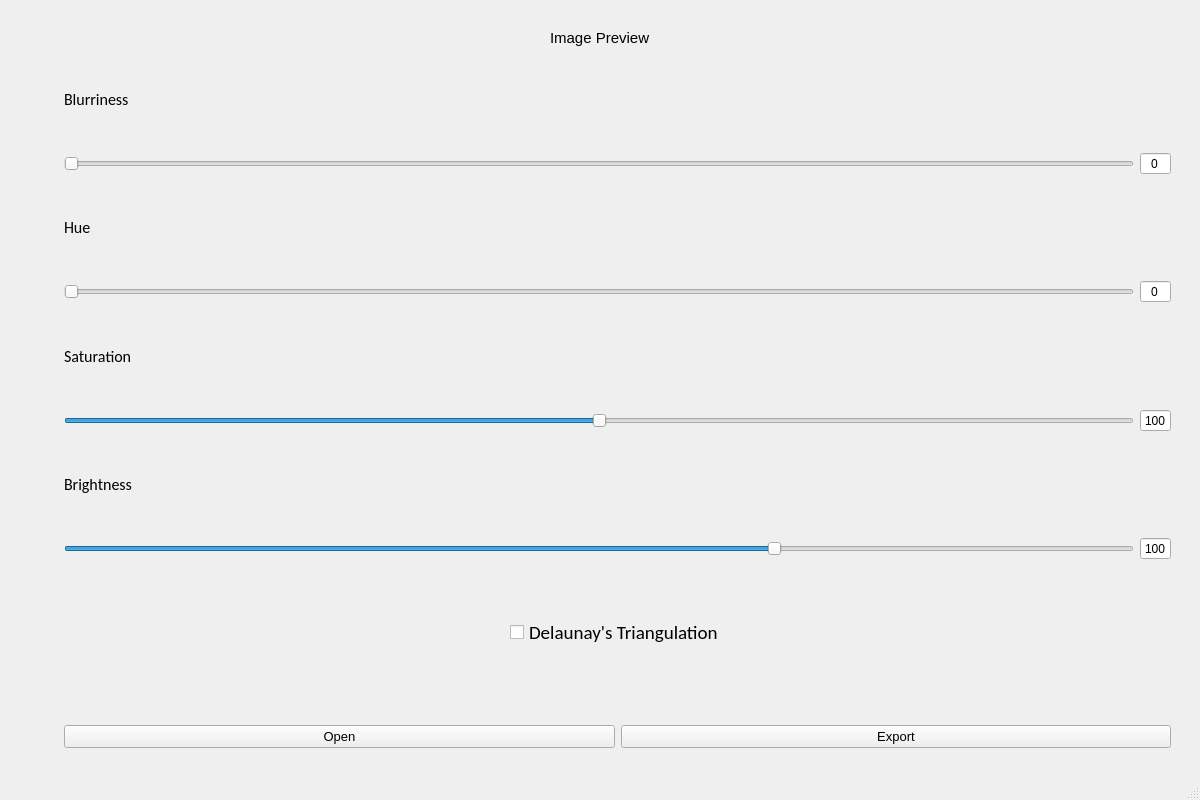
<?xml version="1.0" encoding="UTF-8"?>
<ui version="4.0">
 <class>MainWindow</class>
 <widget class="QMainWindow" name="MainWindow">
  <property name="geometry">
   <rect>
    <x>0</x>
    <y>0</y>
    <width>1200</width>
    <height>800</height>
   </rect>
  </property>
  <property name="font">
   <font>
    <pointsize>11</pointsize>
   </font>
  </property>
  <property name="windowTitle">
   <string>Delaunay's Dream</string>
  </property>
  <property name="windowIcon">
   <iconset>
    <normaloff>film.svg</normaloff>film.svg</iconset>
  </property>
  <property name="toolTip">
   <string/>
  </property>
  <property name="statusTip">
   <string>Delaunay's Dream</string>
  </property>
  <widget class="QWidget" name="centralwidget">
   <layout class="QGridLayout" name="gridLayout_2">
    <item row="0" column="0">
     <layout class="QGridLayout" name="gridLayout">
      <item row="0" column="0">
       <spacer name="horizontalSpacer">
        <property name="orientation">
         <enum>Qt::Horizontal</enum>
        </property>
        <property name="sizeHint" stdset="0">
         <size>
          <width>428</width>
          <height>20</height>
         </size>
        </property>
       </spacer>
      </item>
      <item row="2" column="0">
       <layout class="QHBoxLayout" name="horizontalLayout_6">
        <item>
         <spacer name="verticalSpacer_2">
          <property name="orientation">
           <enum>Qt::Vertical</enum>
          </property>
          <property name="sizeHint" stdset="0">
           <size>
            <width>20</width>
            <height>40</height>
           </size>
          </property>
         </spacer>
        </item>
        <item>
         <widget class="QLabel" name="label">
          <property name="text">
           <string/>
          </property>
          <property name="pixmap">
           <pixmap>sample_700.jpg</pixmap>
          </property>
         </widget>
        </item>
        <item>
         <spacer name="verticalSpacer">
          <property name="orientation">
           <enum>Qt::Vertical</enum>
          </property>
          <property name="sizeHint" stdset="0">
           <size>
            <width>20</width>
            <height>40</height>
           </size>
          </property>
         </spacer>
        </item>
        <item>
         <layout class="QVBoxLayout" name="verticalLayout">
          <item>
           <widget class="QLabel" name="frame_rate_label">
            <property name="font">
             <font>
              <family>Calibri</family>
              <pointsize>12</pointsize>
             </font>
            </property>
            <property name="text">
             <string>Blurriness</string>
            </property>
           </widget>
          </item>
          <item>
           <layout class="QHBoxLayout" name="horizontalLayout">
            <item>
             <widget class="QSlider" name="frame_rate_slider">
              <property name="statusTip">
               <string>Adjust Frame Rate</string>
              </property>
              <property name="orientation">
               <enum>Qt::Horizontal</enum>
              </property>
             </widget>
            </item>
            <item>
             <widget class="QSpinBox" name="frame_rate_spinBox">
              <property name="font">
               <font>
                <family>Arial</family>
                <pointsize>9</pointsize>
               </font>
              </property>
              <property name="statusTip">
               <string>Adjust Frame Rate</string>
              </property>
              <property name="alignment">
               <set>Qt::AlignCenter</set>
              </property>
              <property name="buttonSymbols">
               <enum>QAbstractSpinBox::NoButtons</enum>
              </property>
              <property name="maximum">
               <number>100</number>
              </property>
             </widget>
            </item>
           </layout>
          </item>
          <item>
           <widget class="QLabel" name="hue_Label">
            <property name="font">
             <font>
              <family>Calibri</family>
              <pointsize>12</pointsize>
             </font>
            </property>
            <property name="text">
             <string>Hue</string>
            </property>
           </widget>
          </item>
          <item>
           <layout class="QHBoxLayout" name="horizontalLayout_2">
            <item>
             <widget class="QSlider" name="hue_slider">
              <property name="statusTip">
               <string>Adjust Hue</string>
              </property>
              <property name="maximum">
               <number>179</number>
              </property>
              <property name="orientation">
               <enum>Qt::Horizontal</enum>
              </property>
             </widget>
            </item>
            <item>
             <widget class="QSpinBox" name="hue_spinBox">
              <property name="font">
               <font>
                <family>Arial</family>
                <pointsize>9</pointsize>
               </font>
              </property>
              <property name="statusTip">
               <string>Adjust Hue</string>
              </property>
              <property name="alignment">
               <set>Qt::AlignCenter</set>
              </property>
              <property name="buttonSymbols">
               <enum>QAbstractSpinBox::NoButtons</enum>
              </property>
              <property name="maximum">
               <number>179</number>
              </property>
             </widget>
            </item>
           </layout>
          </item>
          <item>
           <widget class="QLabel" name="saturation_label">
            <property name="font">
             <font>
              <family>Calibri</family>
              <pointsize>12</pointsize>
             </font>
            </property>
            <property name="text">
             <string>Saturation</string>
            </property>
           </widget>
          </item>
          <item>
           <layout class="QHBoxLayout" name="horizontalLayout_3">
            <item>
             <widget class="QSlider" name="saturation_slider">
              <property name="statusTip">
               <string>Adjust Saturation</string>
              </property>
              <property name="maximum">
               <number>200</number>
              </property>
              <property name="pageStep">
               <number>1</number>
              </property>
              <property name="value">
               <number>100</number>
              </property>
              <property name="orientation">
               <enum>Qt::Horizontal</enum>
              </property>
             </widget>
            </item>
            <item>
             <widget class="QSpinBox" name="saturation_spinBox">
              <property name="font">
               <font>
                <family>Arial</family>
                <pointsize>9</pointsize>
               </font>
              </property>
              <property name="statusTip">
               <string>Adjust Saturation</string>
              </property>
              <property name="alignment">
               <set>Qt::AlignCenter</set>
              </property>
              <property name="buttonSymbols">
               <enum>QAbstractSpinBox::NoButtons</enum>
              </property>
              <property name="maximum">
               <number>200</number>
              </property>
              <property name="value">
               <number>100</number>
              </property>
             </widget>
            </item>
           </layout>
          </item>
          <item>
           <widget class="QLabel" name="brightness_label">
            <property name="font">
             <font>
              <family>Calibri</family>
              <pointsize>12</pointsize>
             </font>
            </property>
            <property name="text">
             <string>Brightness</string>
            </property>
           </widget>
          </item>
          <item>
           <layout class="QHBoxLayout" name="horizontalLayout_4">
            <item>
             <widget class="QSlider" name="brightness_slider">
              <property name="statusTip">
               <string>Adjust Brightness</string>
              </property>
              <property name="maximum">
               <number>150</number>
              </property>
              <property name="value">
               <number>100</number>
              </property>
              <property name="orientation">
               <enum>Qt::Horizontal</enum>
              </property>
             </widget>
            </item>
            <item>
             <widget class="QSpinBox" name="brightness_spinBox">
              <property name="font">
               <font>
                <family>Arial</family>
                <pointsize>9</pointsize>
               </font>
              </property>
              <property name="statusTip">
               <string>Adjust Brightness</string>
              </property>
              <property name="buttonSymbols">
               <enum>QAbstractSpinBox::NoButtons</enum>
              </property>
              <property name="maximum">
               <number>150</number>
              </property>
              <property name="value">
               <number>100</number>
              </property>
             </widget>
            </item>
           </layout>
          </item>
          <item>
           <spacer name="horizontalSpacer_3">
            <property name="orientation">
             <enum>Qt::Horizontal</enum>
            </property>
            <property name="sizeHint" stdset="0">
             <size>
              <width>40</width>
              <height>20</height>
             </size>
            </property>
           </spacer>
          </item>
          <item alignment="Qt::AlignHCenter|Qt::AlignVCenter">
           <widget class="QCheckBox" name="triangulation_check_box">
            <property name="font">
             <font>
              <family>Calibri</family>
              <pointsize>14</pointsize>
              <weight>50</weight>
              <italic>false</italic>
              <bold>false</bold>
             </font>
            </property>
            <property name="layoutDirection">
             <enum>Qt::LeftToRight</enum>
            </property>
            <property name="autoFillBackground">
             <bool>true</bool>
            </property>
            <property name="text">
             <string>Delaunay's Triangulation</string>
            </property>
           </widget>
          </item>
          <item>
           <spacer name="horizontalSpacer_4">
            <property name="orientation">
             <enum>Qt::Horizontal</enum>
            </property>
            <property name="sizeHint" stdset="0">
             <size>
              <width>40</width>
              <height>20</height>
             </size>
            </property>
           </spacer>
          </item>
          <item>
           <spacer name="above_open_export_spacer">
            <property name="orientation">
             <enum>Qt::Horizontal</enum>
            </property>
            <property name="sizeHint" stdset="0">
             <size>
              <width>228</width>
              <height>20</height>
             </size>
            </property>
           </spacer>
          </item>
          <item>
           <layout class="QHBoxLayout" name="horizontalLayout_5">
            <item>
             <widget class="QPushButton" name="open_button">
              <property name="font">
               <font>
                <family>Arial</family>
                <pointsize>10</pointsize>
               </font>
              </property>
              <property name="statusTip">
               <string>Open File</string>
              </property>
              <property name="text">
               <string>Open</string>
              </property>
             </widget>
            </item>
            <item>
             <widget class="QPushButton" name="export_button">
              <property name="font">
               <font>
                <family>Arial</family>
                <pointsize>10</pointsize>
               </font>
              </property>
              <property name="statusTip">
               <string>Save As...</string>
              </property>
              <property name="text">
               <string>Export</string>
              </property>
             </widget>
            </item>
           </layout>
          </item>
         </layout>
        </item>
        <item>
         <spacer name="verticalSpacer_3">
          <property name="orientation">
           <enum>Qt::Vertical</enum>
          </property>
          <property name="sizeHint" stdset="0">
           <size>
            <width>20</width>
            <height>40</height>
           </size>
          </property>
         </spacer>
        </item>
       </layout>
      </item>
      <item row="3" column="0">
       <spacer name="horizontalSpacer_2">
        <property name="orientation">
         <enum>Qt::Horizontal</enum>
        </property>
        <property name="sizeHint" stdset="0">
         <size>
          <width>40</width>
          <height>20</height>
         </size>
        </property>
       </spacer>
      </item>
      <item row="1" column="0" alignment="Qt::AlignHCenter">
       <widget class="QLabel" name="label_2">
        <property name="text">
         <string>Image Preview</string>
        </property>
       </widget>
      </item>
     </layout>
    </item>
   </layout>
  </widget>
  <widget class="QStatusBar" name="statusbar"/>
  <action name="actionOpen">
   <property name="text">
    <string>Open</string>
   </property>
  </action>
  <action name="actionSave">
   <property name="text">
    <string>Save</string>
   </property>
  </action>
  <action name="actionSave_As">
   <property name="text">
    <string>Save As...</string>
   </property>
  </action>
  <action name="actionNew">
   <property name="text">
    <string>New</string>
   </property>
  </action>
  <action name="actionNew_Window">
   <property name="text">
    <string>New Window</string>
   </property>
  </action>
 </widget>
 <resources/>
 <connections>
  <connection>
   <sender>hue_slider</sender>
   <signal>valueChanged(int)</signal>
   <receiver>hue_spinBox</receiver>
   <slot>setValue(int)</slot>
   <hints>
    <hint type="sourcelabel">
     <x>1135</x>
     <y>290</y>
    </hint>
    <hint type="destinationlabel">
     <x>1160</x>
     <y>290</y>
    </hint>
   </hints>
  </connection>
  <connection>
   <sender>brightness_slider</sender>
   <signal>valueChanged(int)</signal>
   <receiver>brightness_spinBox</receiver>
   <slot>setValue(int)</slot>
   <hints>
    <hint type="sourcelabel">
     <x>1135</x>
     <y>509</y>
    </hint>
    <hint type="destinationlabel">
     <x>1160</x>
     <y>509</y>
    </hint>
   </hints>
  </connection>
  <connection>
   <sender>brightness_spinBox</sender>
   <signal>valueChanged(int)</signal>
   <receiver>brightness_slider</receiver>
   <slot>setValue(int)</slot>
   <hints>
    <hint type="sourcelabel">
     <x>1160</x>
     <y>509</y>
    </hint>
    <hint type="destinationlabel">
     <x>1135</x>
     <y>509</y>
    </hint>
   </hints>
  </connection>
  <connection>
   <sender>hue_spinBox</sender>
   <signal>valueChanged(int)</signal>
   <receiver>hue_slider</receiver>
   <slot>setValue(int)</slot>
   <hints>
    <hint type="sourcelabel">
     <x>1160</x>
     <y>290</y>
    </hint>
    <hint type="destinationlabel">
     <x>1135</x>
     <y>290</y>
    </hint>
   </hints>
  </connection>
  <connection>
   <sender>frame_rate_spinBox</sender>
   <signal>valueChanged(int)</signal>
   <receiver>frame_rate_slider</receiver>
   <slot>setValue(int)</slot>
   <hints>
    <hint type="sourcelabel">
     <x>1160</x>
     <y>181</y>
    </hint>
    <hint type="destinationlabel">
     <x>1135</x>
     <y>181</y>
    </hint>
   </hints>
  </connection>
  <connection>
   <sender>frame_rate_slider</sender>
   <signal>valueChanged(int)</signal>
   <receiver>frame_rate_spinBox</receiver>
   <slot>setValue(int)</slot>
   <hints>
    <hint type="sourcelabel">
     <x>1135</x>
     <y>181</y>
    </hint>
    <hint type="destinationlabel">
     <x>1160</x>
     <y>181</y>
    </hint>
   </hints>
  </connection>
  <connection>
   <sender>triangulation_check_box</sender>
   <signal>clicked(bool)</signal>
   <receiver>label</receiver>
   <slot>clear()</slot>
   <hints>
    <hint type="sourcelabel">
     <x>846</x>
     <y>56</y>
    </hint>
    <hint type="destinationlabel">
     <x>707</x>
     <y>85</y>
    </hint>
   </hints>
  </connection>
  <connection>
   <sender>frame_rate_slider</sender>
   <signal>valueChanged(int)</signal>
   <receiver>label</receiver>
   <slot>setNum(int)</slot>
   <hints>
    <hint type="sourcelabel">
     <x>807</x>
     <y>176</y>
    </hint>
    <hint type="destinationlabel">
     <x>723</x>
     <y>176</y>
    </hint>
   </hints>
  </connection>
  <connection>
   <sender>hue_slider</sender>
   <signal>valueChanged(int)</signal>
   <receiver>label</receiver>
   <slot>setNum(int)</slot>
   <hints>
    <hint type="sourcelabel">
     <x>781</x>
     <y>278</y>
    </hint>
    <hint type="destinationlabel">
     <x>654</x>
     <y>283</y>
    </hint>
   </hints>
  </connection>
  <connection>
   <sender>brightness_slider</sender>
   <signal>valueChanged(int)</signal>
   <receiver>label</receiver>
   <slot>setNum(int)</slot>
   <hints>
    <hint type="sourcelabel">
     <x>878</x>
     <y>504</y>
    </hint>
    <hint type="destinationlabel">
     <x>685</x>
     <y>502</y>
    </hint>
   </hints>
  </connection>
  <connection>
   <sender>open_button</sender>
   <signal>clicked()</signal>
   <receiver>label</receiver>
   <slot>clear()</slot>
   <hints>
    <hint type="sourcelabel">
     <x>814</x>
     <y>713</y>
    </hint>
    <hint type="destinationlabel">
     <x>674</x>
     <y>664</y>
    </hint>
   </hints>
  </connection>
  <connection>
   <sender>export_button</sender>
   <signal>clicked(bool)</signal>
   <receiver>label</receiver>
   <slot>clear()</slot>
   <hints>
    <hint type="sourcelabel">
     <x>1012</x>
     <y>715</y>
    </hint>
    <hint type="destinationlabel">
     <x>532</x>
     <y>564</y>
    </hint>
   </hints>
  </connection>
  <connection>
   <sender>saturation_slider</sender>
   <signal>valueChanged(int)</signal>
   <receiver>label</receiver>
   <slot>setNum(int)</slot>
   <hints>
    <hint type="sourcelabel">
     <x>812</x>
     <y>384</y>
    </hint>
    <hint type="destinationlabel">
     <x>661</x>
     <y>381</y>
    </hint>
   </hints>
  </connection>
  <connection>
   <sender>saturation_spinBox</sender>
   <signal>valueChanged(int)</signal>
   <receiver>saturation_slider</receiver>
   <slot>setValue(int)</slot>
   <hints>
    <hint type="sourcelabel">
     <x>1160</x>
     <y>399</y>
    </hint>
    <hint type="destinationlabel">
     <x>1135</x>
     <y>400</y>
    </hint>
   </hints>
  </connection>
  <connection>
   <sender>saturation_slider</sender>
   <signal>valueChanged(int)</signal>
   <receiver>saturation_spinBox</receiver>
   <slot>setValue(int)</slot>
   <hints>
    <hint type="sourcelabel">
     <x>1135</x>
     <y>400</y>
    </hint>
    <hint type="destinationlabel">
     <x>1160</x>
     <y>399</y>
    </hint>
   </hints>
  </connection>
 </connections>
</ui>
